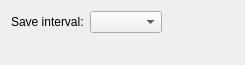
<?xml version="1.0" encoding="UTF-8"?>
<ui version="4.0">
 <class>tt3::db::xml::PreferencesEditor</class>
 <widget class="QWidget" name="tt3::db::xml::PreferencesEditor">
  <property name="geometry">
   <rect>
    <x>0</x>
    <y>0</y>
    <width>245</width>
    <height>65</height>
   </rect>
  </property>
  <property name="windowTitle">
   <string>Form</string>
  </property>
  <layout class="QGridLayout" name="gridLayout">
   <item row="1" column="0" colspan="3">
    <spacer name="verticalSpacer">
     <property name="orientation">
      <enum>Qt::Orientation::Vertical</enum>
     </property>
     <property name="sizeHint" stdset="0">
      <size>
       <width>20</width>
       <height>8</height>
      </size>
     </property>
    </spacer>
   </item>
   <item row="0" column="2">
    <spacer name="horizontalSpacer">
     <property name="orientation">
      <enum>Qt::Orientation::Horizontal</enum>
     </property>
     <property name="sizeHint" stdset="0">
      <size>
       <width>40</width>
       <height>20</height>
      </size>
     </property>
    </spacer>
   </item>
   <item row="0" column="1">
    <widget class="QComboBox" name="saveIntervalComboBox"/>
   </item>
   <item row="0" column="0">
    <widget class="QLabel" name="saveIntervalLabel">
     <property name="text">
      <string>Save interval:</string>
     </property>
    </widget>
   </item>
  </layout>
 </widget>
 <resources/>
 <connections>
  <connection>
   <sender>saveIntervalComboBox</sender>
   <signal>currentIndexChanged(int)</signal>
   <receiver>tt3::db::xml::PreferencesEditor</receiver>
   <slot>_saveIntervalConboBoxCurrentIndexChanged(int)</slot>
   <hints>
    <hint type="sourcelabel">
     <x>145</x>
     <y>24</y>
    </hint>
    <hint type="destinationlabel">
     <x>122</x>
     <y>32</y>
    </hint>
   </hints>
  </connection>
 </connections>
 <slots>
  <slot>_saveIntervalConboBoxCurrentIndexChanged(int)</slot>
 </slots>
</ui>
